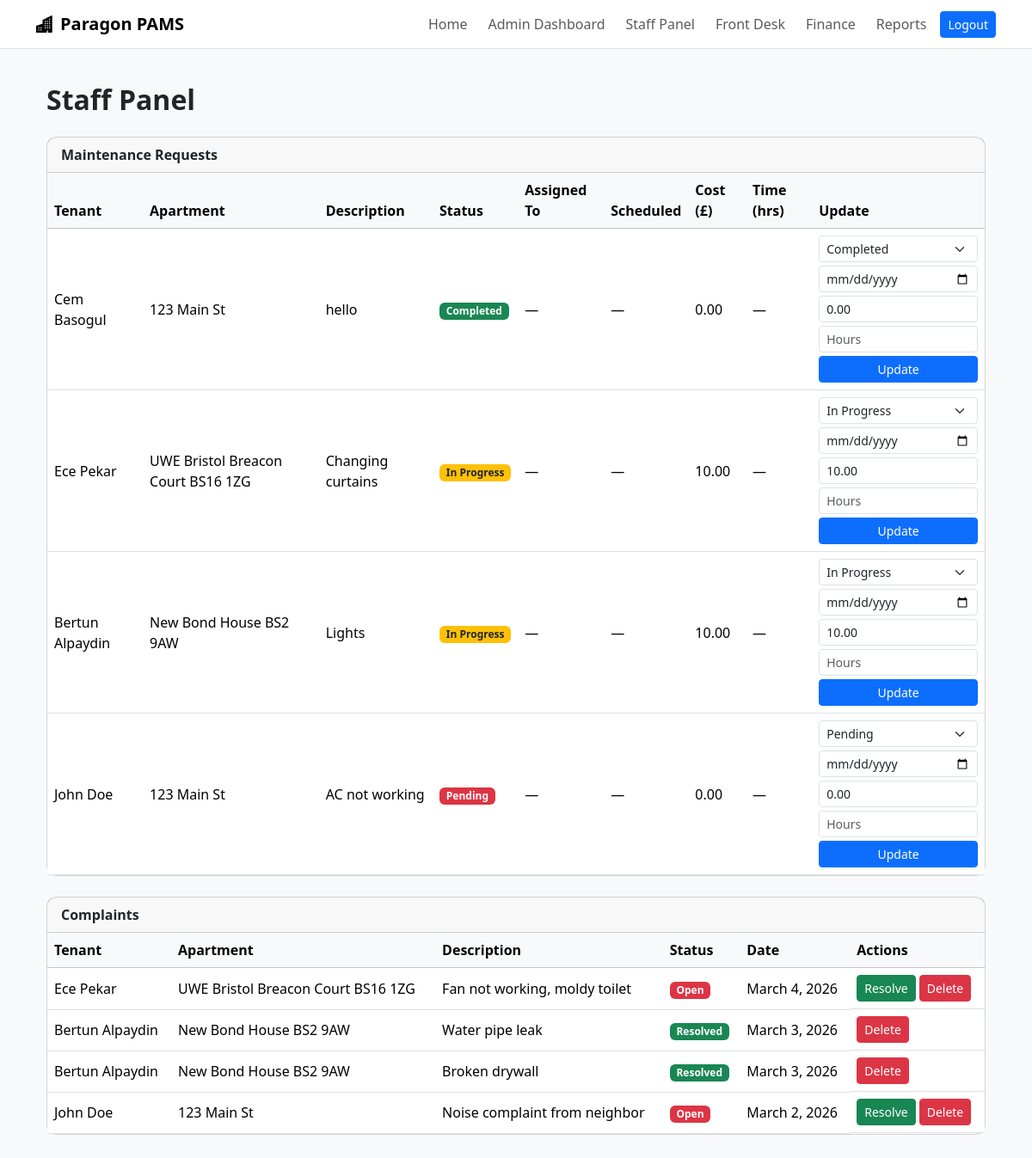
Before: /staff/ (signed in) with the older database file.
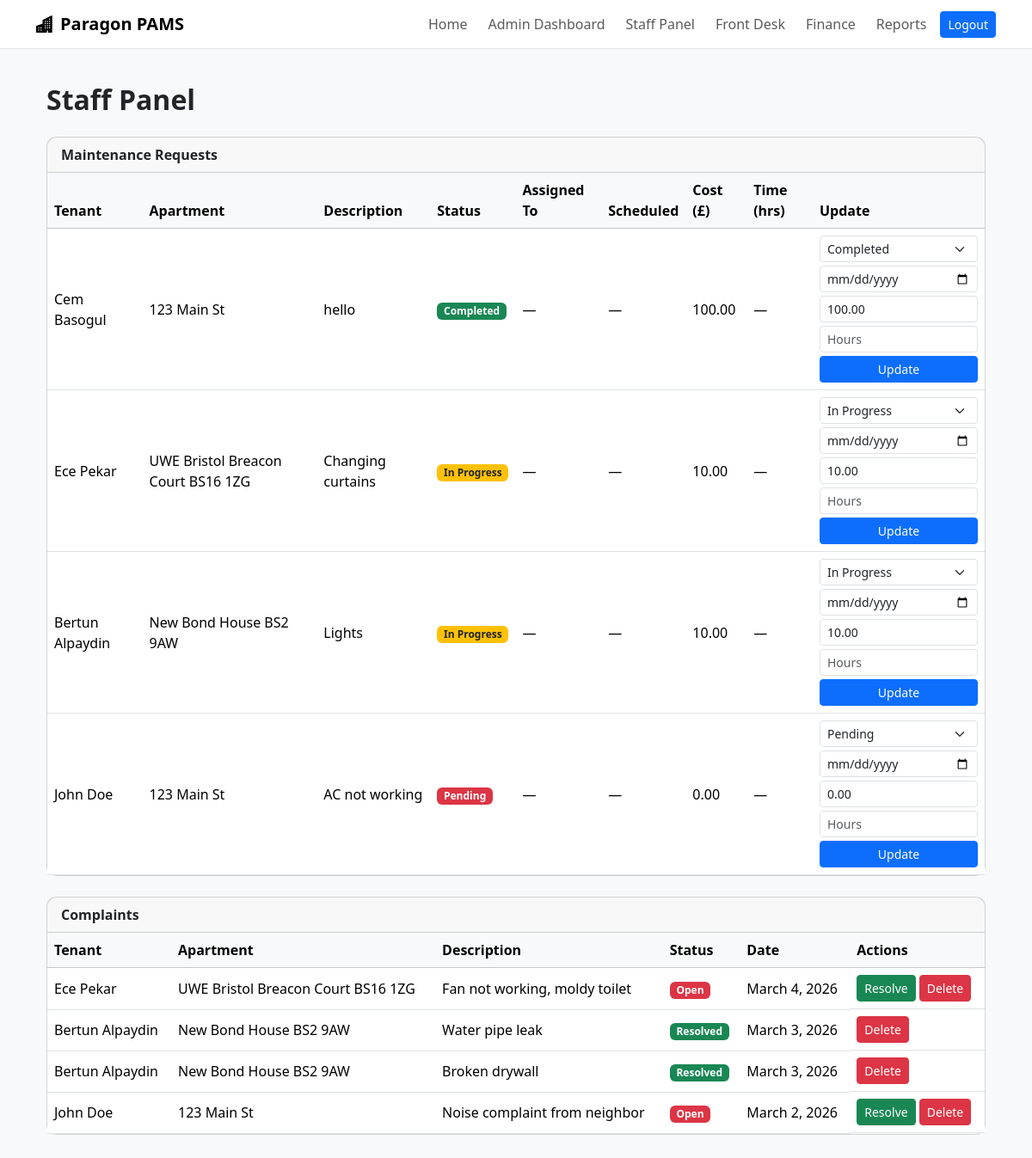
After: the same page with the newer database file.
### core/models.py (models this page shows, shortened)
class MaintenanceRequest(models.Model):
    tenant = models.ForeignKey(Tenant, on_delete=models.CASCADE)
    apartment = models.ForeignKey(Apartment, on_delete=models.CASCADE)
    description = models.TextField()
    date_requested = models.DateField(auto_now_add=True)
    STATUS_CHOICES = [
        ('pending', 'Pending'),
        ('in_progress', 'In Progress'),
        ('completed', 'Completed'),
    ]
    status = models.CharField(max_length=20, choices=STATUS_CHOICES, default='pending')
    cost = models.DecimalField(max_digits=10, decimal_places=2, default=0)
    resolved_date = models.DateField(null=True, blank=True)
    scheduled_date = models.DateField(null=True, blank=True)
    time_taken = models.DecimalField(
        max_digits=5, decimal_places=1, null=True, blank=True,
        help_text="Hours taken to resolve"
    )
    assigned_to = models.ForeignKey(
        User, on_delete=models.SET_NULL, null=True, blank=True,
        related_name='assigned_maintenance',
        limit_choices_to={'role': 'MAINTENANCE'}
    )

class Tenant(models.Model):
    user = models.OneToOneField(User, on_delete=models.CASCADE, null=True, blank=True)
    first_name = models.CharField(max_length=100)
    last_name = models.CharField(max_length=100)
    email = models.EmailField(unique=True)
    phone = models.CharField(max_length=15)
    date_of_birth = models.DateField()
    ni_number = models.CharField(max_length=20, blank=True)  # National Insurance

class Apartment(models.Model):
    address = models.CharField(max_length=255)
    city = models.ForeignKey(City, on_delete=models.CASCADE)
    bedrooms = models.IntegerField()
    bathrooms = models.DecimalField(max_digits=3, decimal_places=1)
    rent = models.DecimalField(max_digits=10, decimal_places=2)
    available = models.BooleanField(default=True)

### core/views.py (the view)
# urls.py: path('staff/', views.staff_panel, name='staff_panel'),
@login_required
def staff_panel(request):
    if request.user.role not in ['ADMIN', 'MANAGER', 'FRONTDESK', 'FINANCE', 'MAINTENANCE']:
        return redirect('tenant_dashboard')
    maintenance_requests = MaintenanceRequest.objects.select_related('tenant', 'apartment').order_by('-date_requested')
    complaints = Complaint.objects.select_related('tenant', 'apartment').order_by('-date')
    return render(request, 'admin/staff_panel.html', {
        'maintenance_requests': maintenance_requests,
        'complaints': complaints,
    })

### core/templates/admin/staff_panel.html (shortened to what the changed rows need)
{% extends "base.html" %}
{% block content %}
<div class="container py-3">
  <h2 class="fw-bold mb-4">Staff Panel</h2>
  <div class="card mb-4">
    <div class="table-responsive">
      <table class="table table-hover align-middle mb-0">
        <thead class="table-light">
          <tr>
            <th>Tenant</th>
            <th>Apartment</th>
            <th>Description</th>
            <th>Status</th>
            <th>Assigned To</th>
            <th>Scheduled</th>
            <th>Cost (£)</th>
            <th>Time (hrs)</th>
            <th>Update</th>
          </tr>
        </thead>
        <tbody>
          {% for req in maintenance_requests %}
          <tr>
            <td>{{ req.tenant.first_name }} {{ req.tenant.last_name }}</td>
            <td>{{ req.apartment.address }}</td>
            <td>{{ req.description|truncatechars:50 }}</td>
            <td>
              {% if req.status == 'pending' %}<span class="badge bg-danger">Pending</span>
              {% elif req.status == 'in_progress' %}<span class="badge bg-warning text-dark">In Progress</span>
              {% else %}<span class="badge bg-success">Completed</span>{% endif %}
            </td>
            <td>{{ req.assigned_to.get_full_name|default:"—" }}</td>
            <td>{{ req.scheduled_date|default:"—" }}</td>
            <td>{{ req.cost }}</td>
            <td>{{ req.time_taken|default:"—" }}</td>
            <td>
              <form method="post" action="{% url 'update_maintenance' req.id %}">
                <div class="mb-1">
                  <select name="status" class="form-select form-select-sm">
                    <option value="completed" {% if req.status == 'completed' %}selected{% endif %}>Completed</option>
                  </select>
                </div>
                <div class="mb-1">
                  <input type="date" name="scheduled_date" class="form-control form-control-sm"
                    value="{{ req.scheduled_date|default:'' }}" placeholder="Scheduled date">
                </div>
                <div class="mb-1">
                  <input type="number" name="cost" class="form-control form-control-sm"
                    value="{{ req.cost }}" placeholder="Cost £" step="0.01" min="0">
                </div>
                <div class="mb-1">
                  <input type="number" name="time_taken" class="form-control form-control-sm"
                    value="{{ req.time_taken|default:'' }}" placeholder="Hours" step="0.5" min="0">
                </div>
                <button class="btn btn-sm btn-primary w-100">Update</button>
              </form>
            </td>
          </tr>
          {% empty %}
          <tr><td colspan="9" class="text-center text-muted p-4">No maintenance requests.</td></tr>
          {% endfor %}
        </tbody>
      </table>
    </div>
  </div>
  <div class="card">
    <div class="table-responsive">
      <table class="table table-hover align-middle mb-0">
        <thead class="table-light">
          <tr>
            <th>Tenant</th>
            <th>Apartment</th>
            <th>Description</th>
            <th>Status</th>
            <th>Date</th>
            <th>Actions</th>
          </tr>
        </thead>
      </table>
    </div>
  </div>
</div>
{% endblock %}

Changed rows visible on the page:
changed MaintenanceRequest "hello": cost "0.00" → "100.00"
